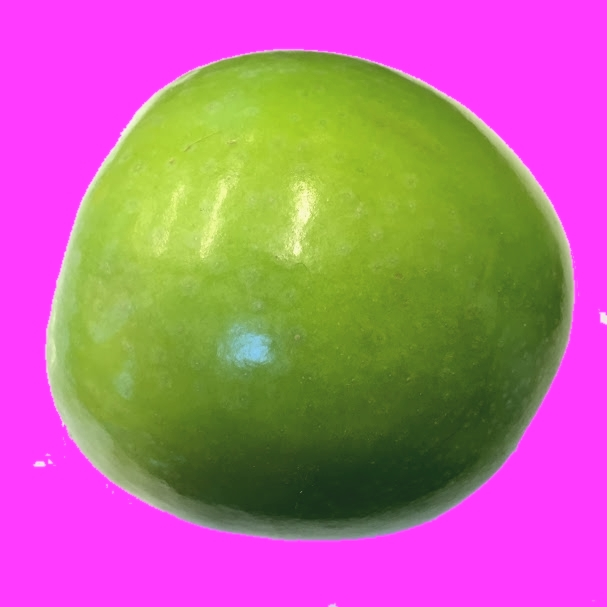
//> input picture apple.jpg, 607 x 607 px, given in place of the camera
$ ./main   (built with g++ and OpenCV 4)
//> lines starting //> are read from the running program, lines starting //| are printed output that depends on the picture; after the words box and inside, x2 and y2 are one past the last pixel; in counts of white or black regions, pixels touching at a corner belong together
/*
 * File:   main.cpp
 * Authors: Conner Thomas & Nick Morello
 *
 * EE 443 Capstone Design Project
 *
 * NOTE: CAMERA SETTINGS: B117 C148 S202 G164 S145 BC0 Aperture priority
 * Brightness, Contrast, Saturation, Gain, Sharpness, Backlight Compensation
 * Using Logitech C920 HD Pro
 *
 * Created on May 19, 2015, 10:02 PM
 */
#include <opencv2/core/utility.hpp>
#include "opencv2/video/tracking.hpp"
#include "opencv2/imgproc.hpp"
#include "opencv2/videoio.hpp"
#include <ctype.h>
#include <iostream>
#include "opencv2/highgui.hpp"
#include "opencv2/imgproc/imgproc.hpp"

using namespace cv;
using namespace std;

static void help()
{
    cout << "\n\nHot keys: \n"
            "\tESC - quit the program\n"
            "\tb - switch to/from backprojection view\n"
            "\tBACKSPACE - clear the tracking history\n";
}

/// Global Variables
Mat src; Mat hsv;
Mat mask;
Mat hist = Mat::zeros(200, 320, CV_8UC3);
Scalar maskm;

// camera frame resolution
int camW = 640;
int camH = 480;

// bounding rect area limits for threshold of tracking = true
int lowerSize = 500;
int upperSize = 62500;

bool backprojMode = false;

// H/S histogram settings
int h_bins = 15; int s_bins = 10;
Mat backproj;
const char* window_image = "Source image";

int iLastX = -1;
int iLastY = -1;
Mat imgTmp;
Mat imgLines;

bool searchMode = true;
int searchQuad = 0;

RotatedRect trackBox;

/// Function Headers
void Hist_and_Backproj( );
//void clearHist( int state, *void);


int main (int argc, char** argv) {

    VideoCapture cap(0);

    if( !cap.isOpened() ) {
        cout << "Cannot open the webcam" << endl;
        return -1;
    }
    cap.set(CV_CAP_PROP_FRAME_WIDTH, camW);
    cap.set(CV_CAP_PROP_FRAME_HEIGHT, camH);

    help();

    //initialize history Mat
    cap.read(imgTmp);
//> imgTmp is the input picture: 607 rows x 607 cols, CV_8UC3; mean B, G, R 146, 110.8, 180.5
    imgLines = Mat::zeros(imgTmp.size(),CV_8UC3);;

    // Trackwindow starts as entire image
    Rect trackWindow = Rect(0, 0, camW, camH);

    // calculate the hist of the training image
    //loads and displays training image
    //LOAD IMAGE HERE
    src = imread( "lime2Adj.jpg", 1 );
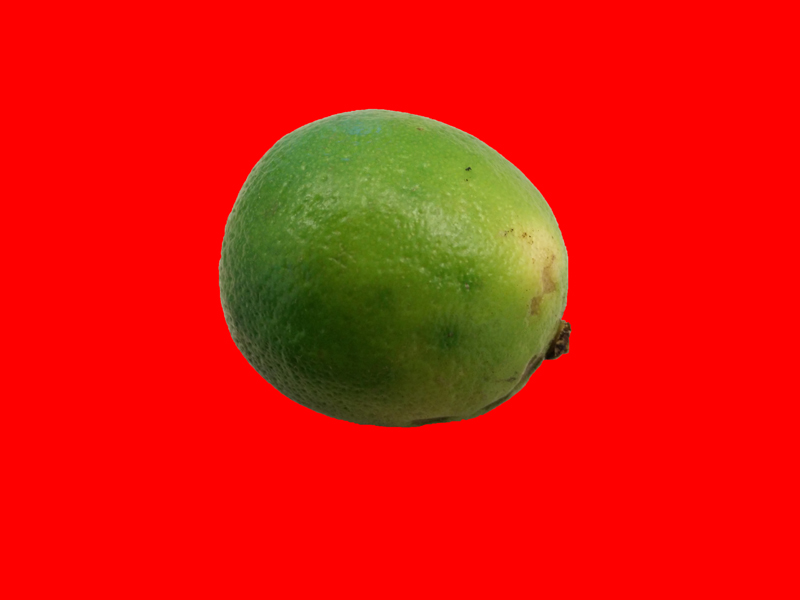
//> input picture lime2Adj.jpg, 800 x 600 px
//> src is the input picture: 600 rows x 800 cols, CV_8UC3; mean B, G, R 7.8, 21.4, 224.2
    //LOAD IMAGE HERE

    //TODO: Load command line input file location


    cvtColor( src, hsv, COLOR_BGR2HSV );
//> hsv: 600 rows x 800 cols, CV_8UC3; mean H, S, V 7.3, 239.6, 228.6
    //namedWindow("CamShift Demo", WINDOW_NORMAL);
    //createButton("Clear tracking history", clearHist*);
    namedWindow("Reference Image", WINDOW_NORMAL);
    namedWindow( "Mask", WINDOW_NORMAL );
    namedWindow( "BackProj", WINDOW_NORMAL );

    Hist_and_Backproj();

    Mat hueF = Mat::zeros(200, 320, CV_8UC3);
    Mat backprojF;
    Mat bpMask;
    float h_rangeF[] = { 0, 179 };
    float s_rangeF[] = { 0, 255 };
    const float* Franges[] = { h_rangeF, s_rangeF };

    //printf("channels of hist after gen: %d\n", hist.channels());

    // main video tracking while loop
    while (true) {
        Mat imgOriginal;

        // get the frame
        bool bSuccess = cap.read(imgOriginal);

        if (!bSuccess) {
            cout << "Cannot read frame from video stream" << endl;
            break;
        }

        // FRAME PROCESSING BLOCK:
        // convert video frame to HSV
        Mat imgHSV;
        cvtColor(imgOriginal, imgHSV, COLOR_BGR2HSV);

        //gaussian blur input image to reduce noise
        GaussianBlur(imgHSV, imgHSV, Size(5,5), 0.5);

        // mask the frame to useful ranges
//        inRange(imgHSV, Scalar(0, 100, 0),
//                    Scalar(70, 200, 256), mask);
        int ch[] = {0,0, 1,1};
        hueF.create(imgHSV.size(), CV_8UC3);
        mixChannels(&imgHSV, 2, &hueF, 2, ch, 2);

        int chF[] = {0, 1};
        //printf("channels of hueF: %d\n", hueF.channels());
        //printf("dims of hist: %d\n", hist.dims);

        // need a hist of the object by the time we are here
        calcBackProject( &hueF, 1, chF, hist, backprojF, Franges, 1, true );

        //blurs to reduce possible noise [instead done on original HSV]
//        GaussianBlur(backprojF, backprojF, Size(5,5), 0.5);

        //open operation to get rid of noise "specs"
        erode(backprojF, backprojF, getStructuringElement(MORPH_ELLIPSE, Size(3,3)) );
        dilate(backprojF, backprojF, getStructuringElement(MORPH_ELLIPSE, Size(3,3)) );

        double minF;
        double maxF;
        minMaxLoc(backprojF, &minF, &maxF);
        //printf("max backprojF %f\n", maxF);

        //relative threshold.. doesn't work well if no object in frame
        //could be fixed: assume object first in frame and STORE max
        //inRange(backprojF, (int)(0.25*maxF), 255, bpMask);

        inRange(backprojF, 80, 255, bpMask);
        backprojF &= bpMask;

        if (searchMode) {
//
//        iterate track window in quadrants across image
//        once detection threshold met, "find image" and enter tracking mode
//        detection: aspect ratio between a and b, size not greater than 250x250

            switch(searchQuad) { //left to right, top to bottom
                case 0: //Q1
                    trackWindow = Rect(0,0,camW/2,camH/2);
                    searchQuad = 1;
                    break;
                case 1: //Q2
                    trackWindow = Rect(camW/2,0,camW,camH/2);
                    searchQuad = 2;
                    break;
                case 2: //Q3
                    trackWindow = Rect(0,camH/2,camW/2,camH);
                    searchQuad = 3;
                    break;
                case 3: //Q4
                    trackWindow = Rect(camW/2,camH/2,camW,camH);
                    searchQuad = 0;
                    break;
                default:
                    break;
            }

            trackBox = CamShift(backprojF, trackWindow,
                            TermCriteria( TermCriteria::EPS | TermCriteria::COUNT, 10, 1 ));

            //printf("Area of box: %d\n", trackBox.boundingRect().area());

            if (trackBox.boundingRect().area() > lowerSize &&
                trackBox.boundingRect().area() < upperSize) {
                cout << "Object detected, beginning tracking" << endl;
                searchQuad = 0;
                searchMode = false;
                circle(imgLines, trackBox.center, 5, Scalar(0,255,0), -1);
            }

        } else {
            // normal tracking
            trackBox = CamShift(backprojF, trackWindow,
                                TermCriteria( TermCriteria::EPS | TermCriteria::COUNT, 10, 1 ));

            // this should run with a set track window size
            if( trackWindow.area() <= 1 )
            {
                int cols = backprojF.cols, rows = backprojF.rows, r = (MIN(cols, rows) + 5)/6;
                trackWindow = Rect(trackWindow.x - r, trackWindow.y - r,
                                   trackWindow.x + r, trackWindow.y + r) &
                              Rect(0, 0, cols, rows);
            }

            //threshold to enter search mode
            //use aspect ratio of trackbox
            //possibly check for image shape, implement later
            //print "object lost", enter search mode
            if (trackBox.boundingRect().area() < lowerSize ||
                    trackBox.boundingRect().area() > upperSize) {
                cout << "Object not found, entering search mode" << endl;
                searchMode = true;

                if (iLastX >= 0 && iLastY >= 0) {
                    circle(imgLines, Point(iLastX, iLastY), 5, Scalar(0,0,255), -1);
                }
                iLastX = -1;
                iLastY = -1;
            }
        }

        //replaces the "standard" live video with view of live back projection
        if( backprojMode ) {
                cvtColor( backprojF, imgOriginal, COLOR_GRAY2BGR );
        }

        if (!searchMode) { //ensure object wasnt lost before drawing track lines
            //ellipse( imgOriginal, trackBox, Scalar(0,0,255), 3, LINE_AA );
            rectangle(imgOriginal, trackBox.boundingRect(), Scalar(0,255,0));
            int posX = trackBox.center.x;
            int posY = trackBox.center.y;

            //if the object is far enough away from the previous point
            if (abs(posX - iLastX) > 5 && abs(posY - iLastY)) {

                //and the object has already been detected at least once
                if (iLastX >= 0 && iLastY >= 0 && posX >= 0 && posY >= 0) {
                    //draw line from previous position to new position
                    line(imgLines, Point(posX, posY), Point(iLastX, iLastY), Scalar(255,0,255), 2 );
                }

                //update position buffer
                iLastX = posX;
                iLastY = posY;

            }
        }

        //add object history to output image, then flip to accurately mirror
        imgOriginal = imgOriginal + imgLines;
        flip(imgOriginal,imgOriginal,1);

        imshow( "Object Tracking", imgOriginal );
        imshow( "BackProj", backproj );


        char c = (char)waitKey(10);
        if( c == 27 ) { //ends program
            cout << "ESC key pressed by user, closing" << endl;
            break;
        }
        switch(c)
        {
        case 'b': //switches to/from back projection display mode
            backprojMode = !backprojMode;
            break;
        case 8: //clears the tracking history
            cout << "backspace key pressed by user, clearing history" << endl;
            imgLines = Mat::zeros(imgLines.size(),CV_8UC3);;
            if (!searchMode)
                circle(imgLines, trackBox.center, 5, Scalar(0,255,0), -1);
            break;
        default:
            break;
        }

    }
    return 0;
}

/**
 * @function Hist_and_Backproj
 */
void Hist_and_Backproj( )
{

  // Fill and get the mask
  // seed is center
  //Point seed = Point( src.rows / 2 , src.cols / 2 );
  //printf("x: %d y: %d\n", seed.x, seed.y);
  // seed is top left
    Point seed = Point(0,0);

  // [5 lines of commented-out code are left out]

  int newMaskVal = 255;
  Scalar newVal = Scalar( 120, 120, 120 );

  int connectivity = 8;
  int flags = connectivity + (newMaskVal << 8 ) + FLOODFILL_FIXED_RANGE + FLOODFILL_MASK_ONLY;

  //mask size requirement for floodFill
  Mat mask2 = Mat::zeros( src.rows + 2, src.cols + 2, CV_8UC1 );
  int lo = 60;
  int hi = 60;
  //floodfill starts at the top left, and "selects" the monochromatic background
  //it then creates a binary mask of this background, which we inverse to mask the object
  floodFill( src, mask2, seed, newVal, 0, Scalar( 45,lo,lo ), Scalar( 45,hi,hi ), flags );
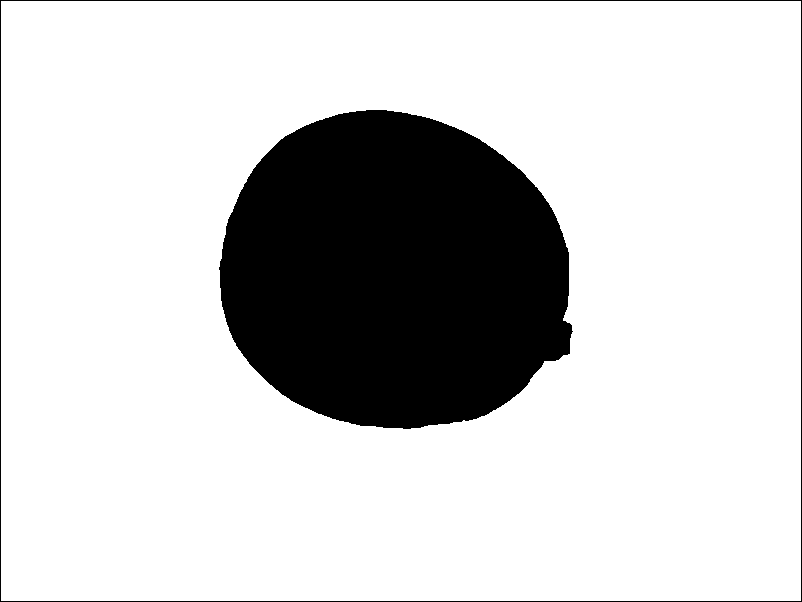
//> mask2: 602 rows x 802 cols, CV_8UC1; min 0, max 255, mean 206.7

  imshow("Reference Image", src);
  moveWindow("Reference Image", 400,600);
  resizeWindow("Reference Image", 200,200);

  //reverts mask back to size of input frame
  mask = mask2( Range( 1, mask2.rows - 1 ), Range( 1, mask2.cols - 1 ) );
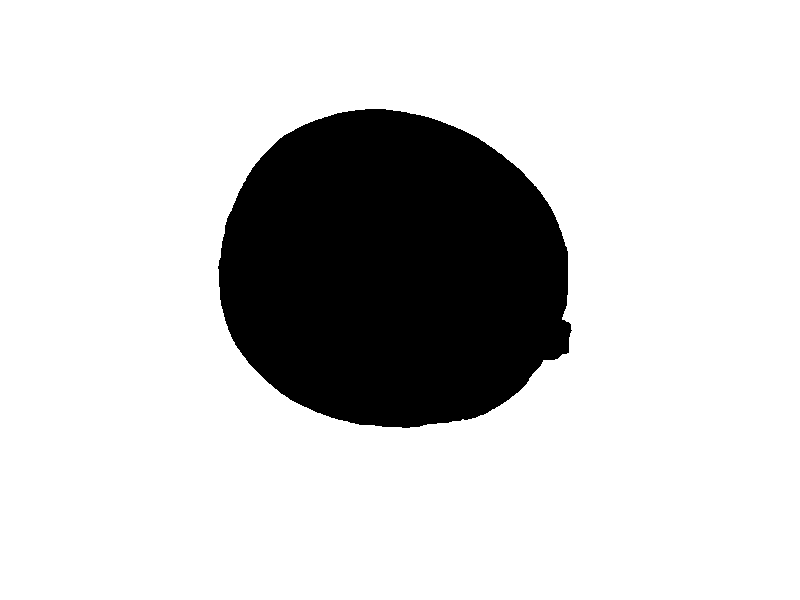
//> mask: 600 rows x 800 cols, CV_8UC1; 81.5% white; 1 black region, box (x1, y1, x2, y2) and area: (218, 109, 572, 428) 88746
  //inverts mask
  mask = 255 - mask;

  // open and close the mask to fill in gaps
  erode(mask, mask, getStructuringElement(MORPH_ELLIPSE, Size(8,8)) );
  dilate(mask, mask, getStructuringElement(MORPH_ELLIPSE, Size(8,8)) );

  dilate(mask, mask, getStructuringElement(MORPH_ELLIPSE, Size(8,8)) );
  erode(mask, mask, getStructuringElement(MORPH_ELLIPSE, Size(8,8)) );
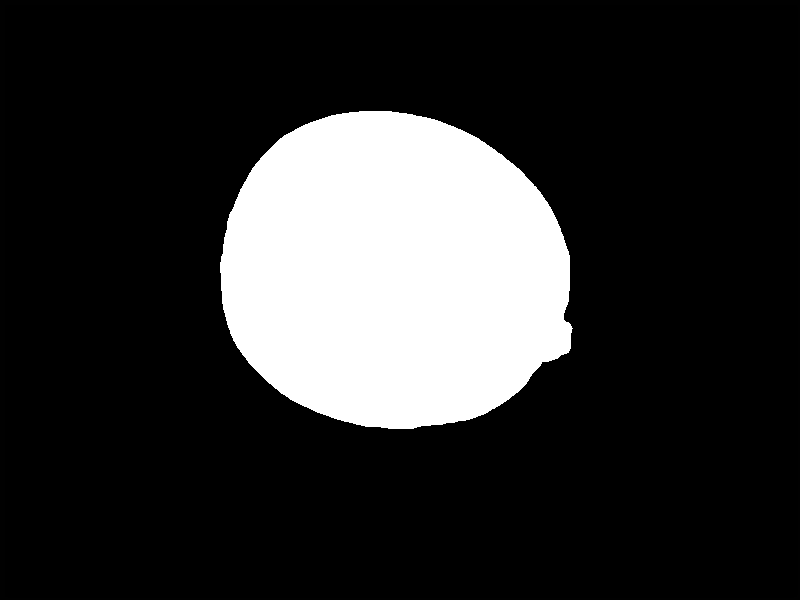
//> mask: 600 rows x 800 cols, CV_8UC1; min 0, max 255, mean 47.2

  //mean no longer needed, kept for reference
//  maskm = mean(channels[0], mask); //easy masked mean
//  printf("mean of masked: %f\n", maskm[0]);

  imshow( "Mask", mask );
  moveWindow("Mask", 400,400);
  resizeWindow("Mask",200,200);

  //uses global histogram bin numbers
  //TODO: possibly read values as user input, or use trackbar to refine tracking
  int histSize[] = { h_bins, s_bins };

  //histogram bin range parameters
  float h_range[] = { 0, 179 };
  float s_range[] = { 0, 255 };
  const float* ranges[] = { h_range, s_range };

  //channels for histogram, makes it use H and S from HSV
  int channels[] = { 0, 1 };

//  printf("channels of hsv: %d\n", hsv.channels());
  //printf("dims of hist: %d\n", hist.dims);

  /// Get the Histogram and normalize it
  calcHist( &hsv, 1, channels, mask, hist, 2, histSize, ranges, true, false );
  //calcHist( &hsv, 1, channels, Mat(), hist, 2, histSize, ranges, true, false ); // doesn't use mask
//  printf("channels of hist during gen: %d\n", hist.channels());

  normalize( hist, hist, 0, 255, NORM_MINMAX, -1, Mat() );

  /// Get Backprojection

//  printf("channels of hsv: %d\n", hsv.channels());

  calcBackProject( &hsv, 1, channels, hist, backproj, ranges, 1, true );
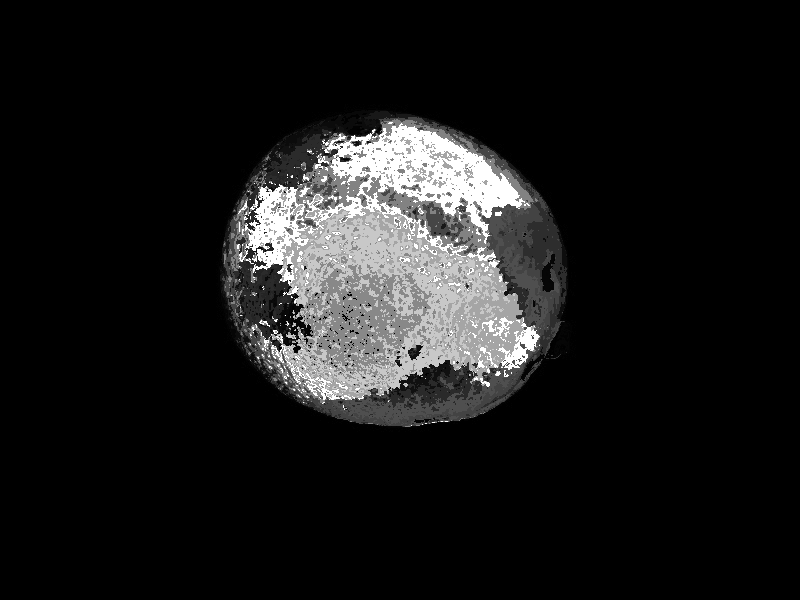
//> backproj: 600 rows x 800 cols, CV_8UC1; min 0, max 255, mean 25

  //TODO calculate back projection on full image, see what the changes in histogram values do
  //could get live camera, or just still image test

  /// Draw the backproj
  imshow( "BackProj", backproj & mask );
//> in main, `cvtColor(imgOriginal, imgHSV, COLOR_BGR2HSV);`: imgHSV: 607 rows x 607 cols, CV_8UC3; mean H, S, V 91, 175, 198.2
//> in main, `GaussianBlur(imgHSV, imgHSV, Size(5,5), 0.5);`: imgHSV: 607 rows x 607 cols, CV_8UC3; mean H, S, V 91, 175, 198.2
//> (the run ends here: the program crashes, at `mixChannels(&imgHSV, 2, &hueF, 2, ch, 2);`)
